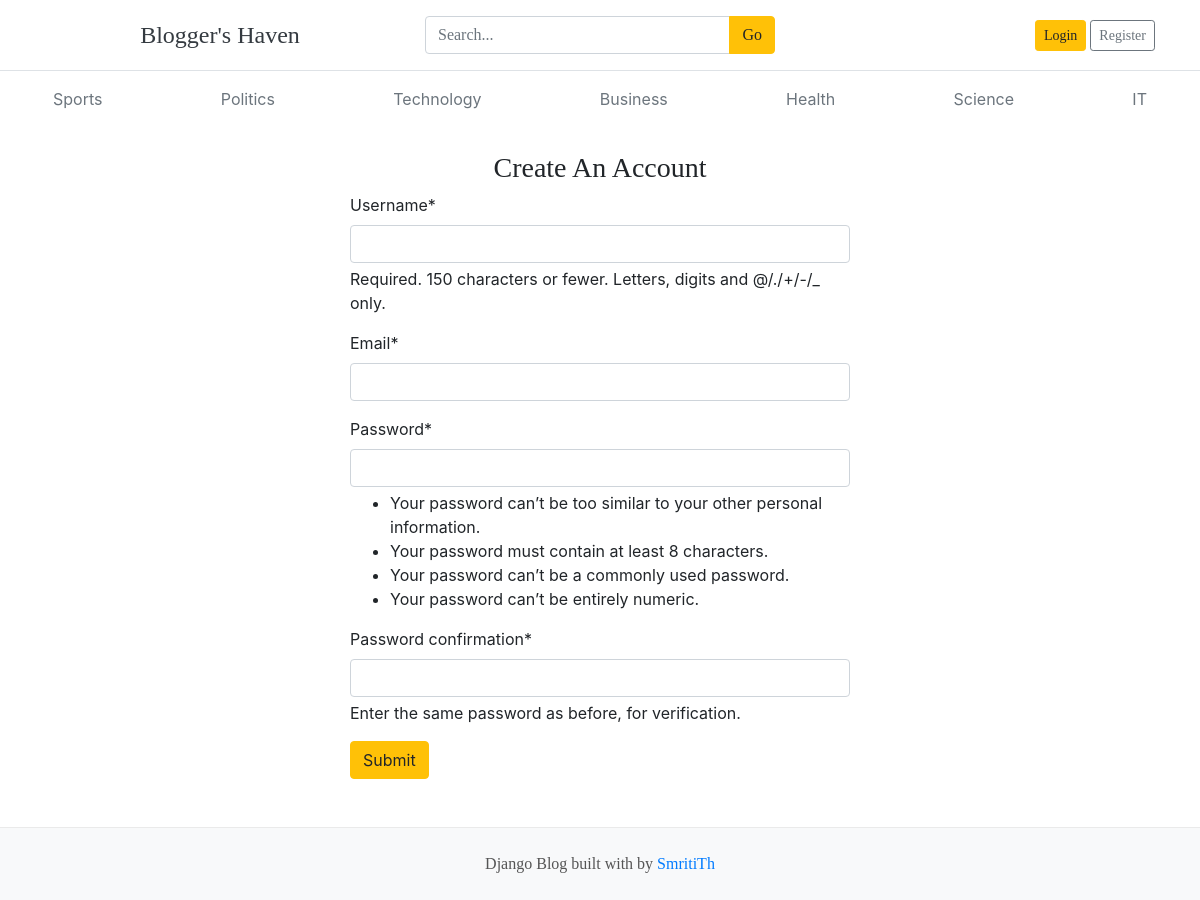
Screenshot of /register/ with the database file from the repository.
### blogs/models.py (models this page shows, shortened)
class Category(models.Model):
    category_name = models.CharField(max_length=50, unique=True)
    created_at = models.DateTimeField(auto_now_add=True)
    updated_at = models.DateTimeField(auto_now=True)
    class Meta:
        verbose_name_plural = "Categories"

### blogger_haven/views.py (the view)
# urls.py: path('register/', views.register, name='register'),
def register(request):
    if request.method == 'POST':
        form = RegistrationForm(request.POST)
        if form.is_valid():
            form.save()
            return redirect('register')
        else:
            print(form.errors)
    else:
        form = RegistrationForm()
    context = {
        'form': form,
    }
    return render(request, 'register.html', context)

### blogger_haven/forms.py
class RegistrationForm(UserCreationForm):
    email = forms.EmailField(required=True)
    class Meta:
        model = User
        fields = ("username", "email", "password1", "password2")

### blogs/context_processors.py (called while the page is built)
def get_categories(request):
    categories=Category.objects.all()
    return dict(categories=categories)

def get_social_links(request):
    social_links = SocialLink.objects.all()
    return dict(social_links=social_links)

### templates/register.html (shortened to what this page needs)
{% extends "base.html" %}
{% block content %}
{% load crispy_forms_tags %}
<h3 class="text-center">Create An Account</h3>
<form action="{% url 'register' %}" method="POST" style="width:500px; margin:auto;">
    {{ form|crispy}}
    <button type="submit" class="btn btn-warning"> Submit</button>
</form>
{% endblock %}

### templates/base.html (shortened to what this page needs)
{% load static %}
<!DOCTYPE html>
<html lang="en">
<head>
  <link href="https://getbootstrap.com/docs/4.0/dist/css/bootstrap.min.css" rel="stylesheet">
  <link rel="stylesheet" href="{% static 'css/blog.css' %}">
  <link rel="stylesheet" href="https://cdnjs.cloudflare.com/ajax/libs/font-awesome/4.7.0/css/font-awesome.min.css">
</head>
<body>
<header class="blog-header py-3 border-bottom">
  <div class="container">
    <div class="row align-items-center">
      <div class="col-4">
        <a class="text-dark h4 text-decoration-none" href="/">Blogger's Haven</a>
      </div>
      <div class="col-4">
        <form action="{% url 'search' %}" method="GET">
          <div class="input-group">
            <input class="form-control" type="text" name="keyword"
                   placeholder="Search..." />
            <div class="input-group-append">
              <button class="btn btn-warning" type="submit">Go</button>
            </div>
          </div>
        </form>
      </div>
      <div class="col-4 text-right">
        {% if not user.is_authenticated %}
        <a class="btn btn-sm btn-warning" href="{% url 'login' %}">Login</a>
        <a class="btn btn-sm btn-outline-secondary" href="{% url 'register' %}">Register</a>
        {% else %}
        <span><a href="{% url 'dashboard' %}">Dashboard</a></span>
        &emsp;
        <span><a href="{% url 'logout' %}">Logout</a></span>
        {% endif %}
      </div>
    </div>
  </div>
</header>
<div class="container">
  <nav class="nav d-flex justify-content-between py-2">
    {% for cat in categories %}
      <a class="p-2 text-muted" href="{% url 'posts_by_category' cat.id %}">
        {{ cat.category_name }}
      </a>
    {% endfor %}
  </nav>
</div>
<div class="container mt-4">
  {% block content %}{% endblock %}
</div>
<footer class="blog-footer mt-5">
  <p>Django Blog built with by <a href="{#}">SmritiTh</a></p>
</footer>
</body>
</html>

### blogger_haven/static/blog.css (style rules this page uses)
.blog-header { border-bottom: 1px solid #e5e5e5; }
h1, h2, h3, h4, h5, h6 { font-family: "Playfair Display", Georgia, "Times New Roman", serif; }
.blog-footer { padding: 2.5rem 0; color: #727272; text-align: center; background-color: #f9f9f9; border-top: .05rem solid #e5e5e5; }
.blog-footer p:last-child { margin-bottom: 0; }

### templates/base.html (style rules this page uses)
.blog-header { background-color: #ffffff; padding: 2rem 0; text-align: center; font-family: 'Playfair Display', serif; border-bottom: 1px solid #eaeaea; }
.blog-footer { background-color: #f8f9fa; padding: 1.5rem 0; text-align: center; font-family: 'Playfair Display', serif; border-top: 1px solid #eaeaea; color: #555; }
.blog-footer a { color: #007bff; text-decoration: none; }

### rows the page displays
Category: category_name "Sports"
Category: category_name "Politics"
Category: category_name "Technology"
Category: category_name "Business"
Category: category_name "Health"
Category: category_name "Science"
Category: category_name "IT"
